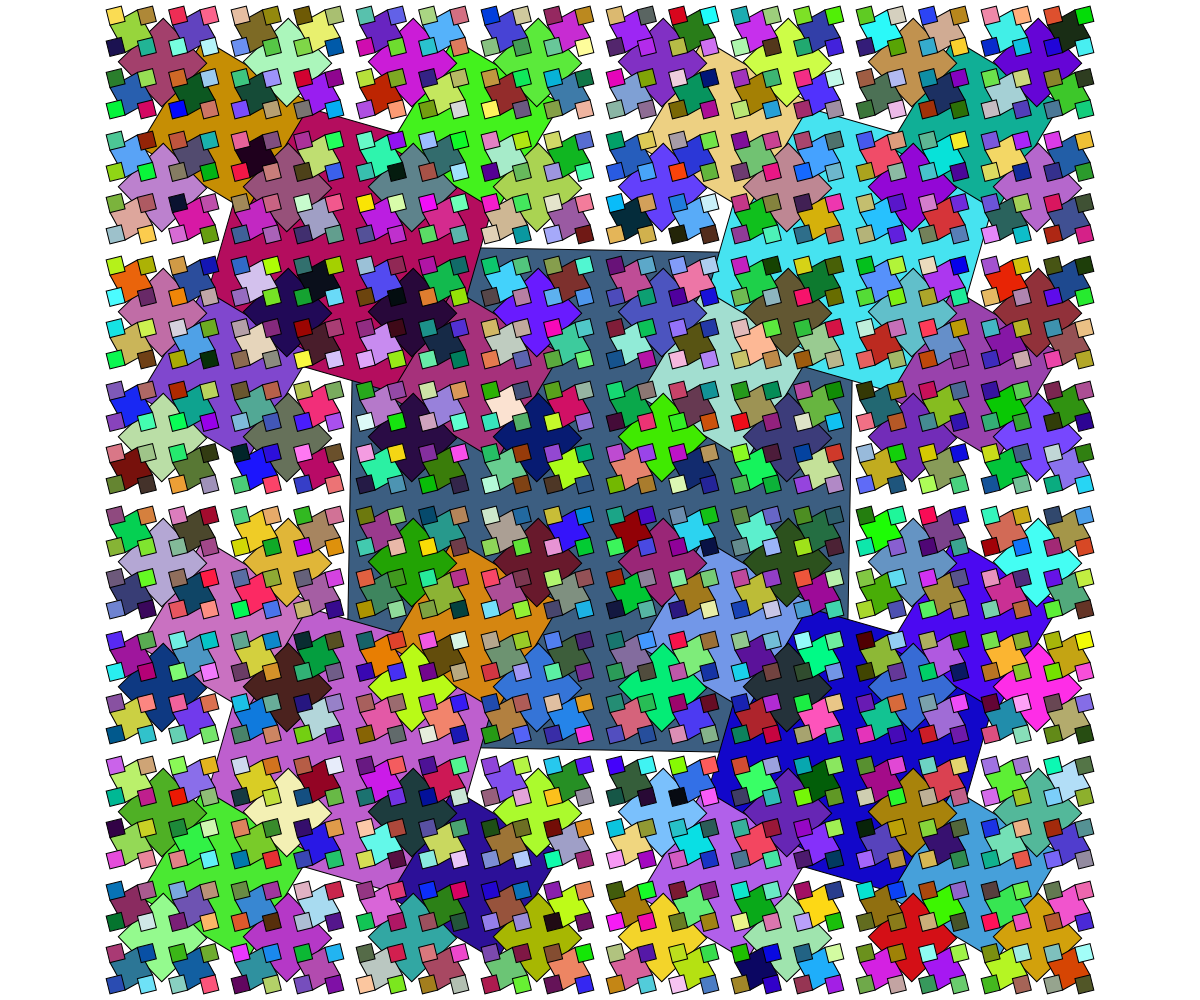
Frame 1 (no input)
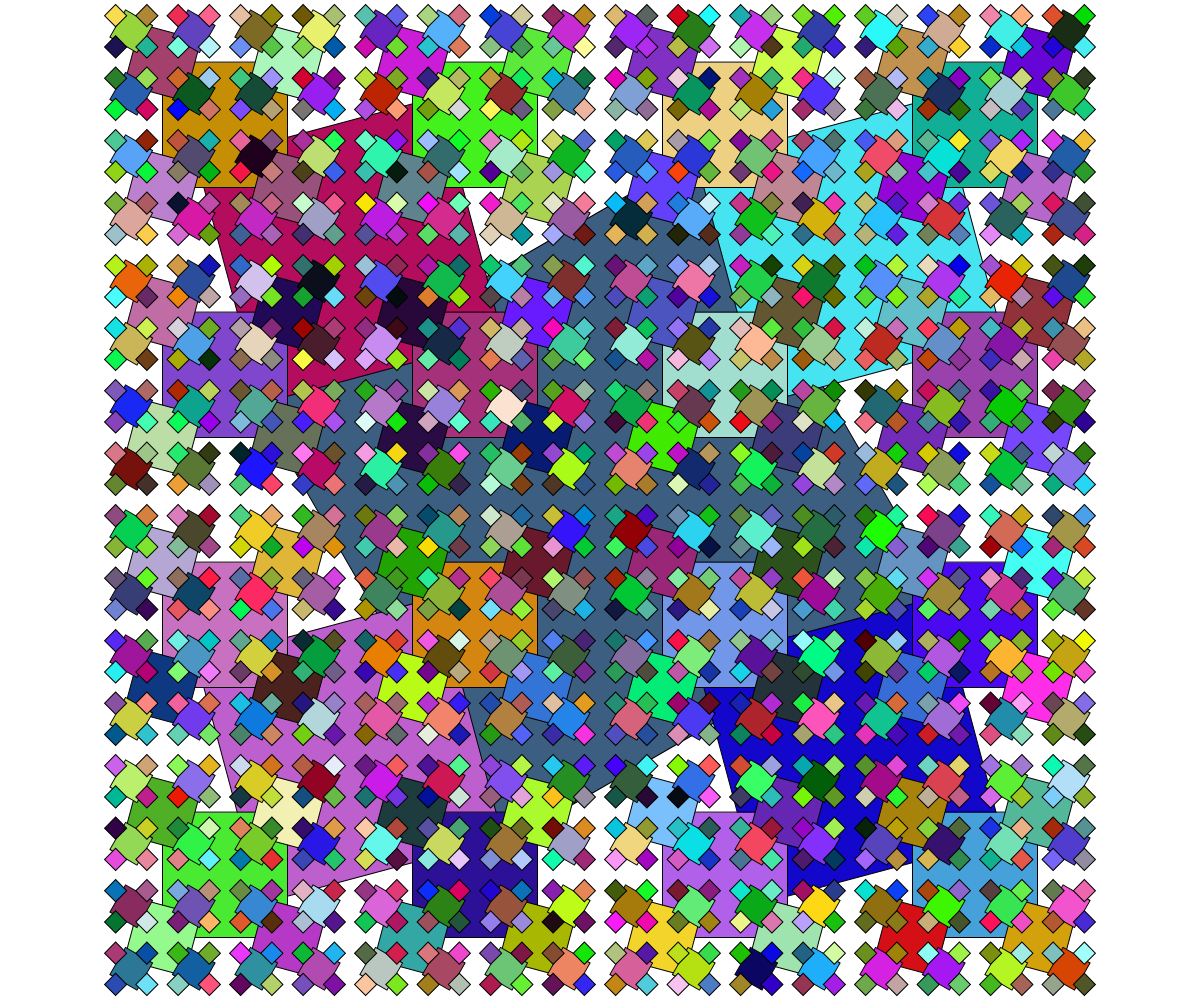
Frame 60 (no input)
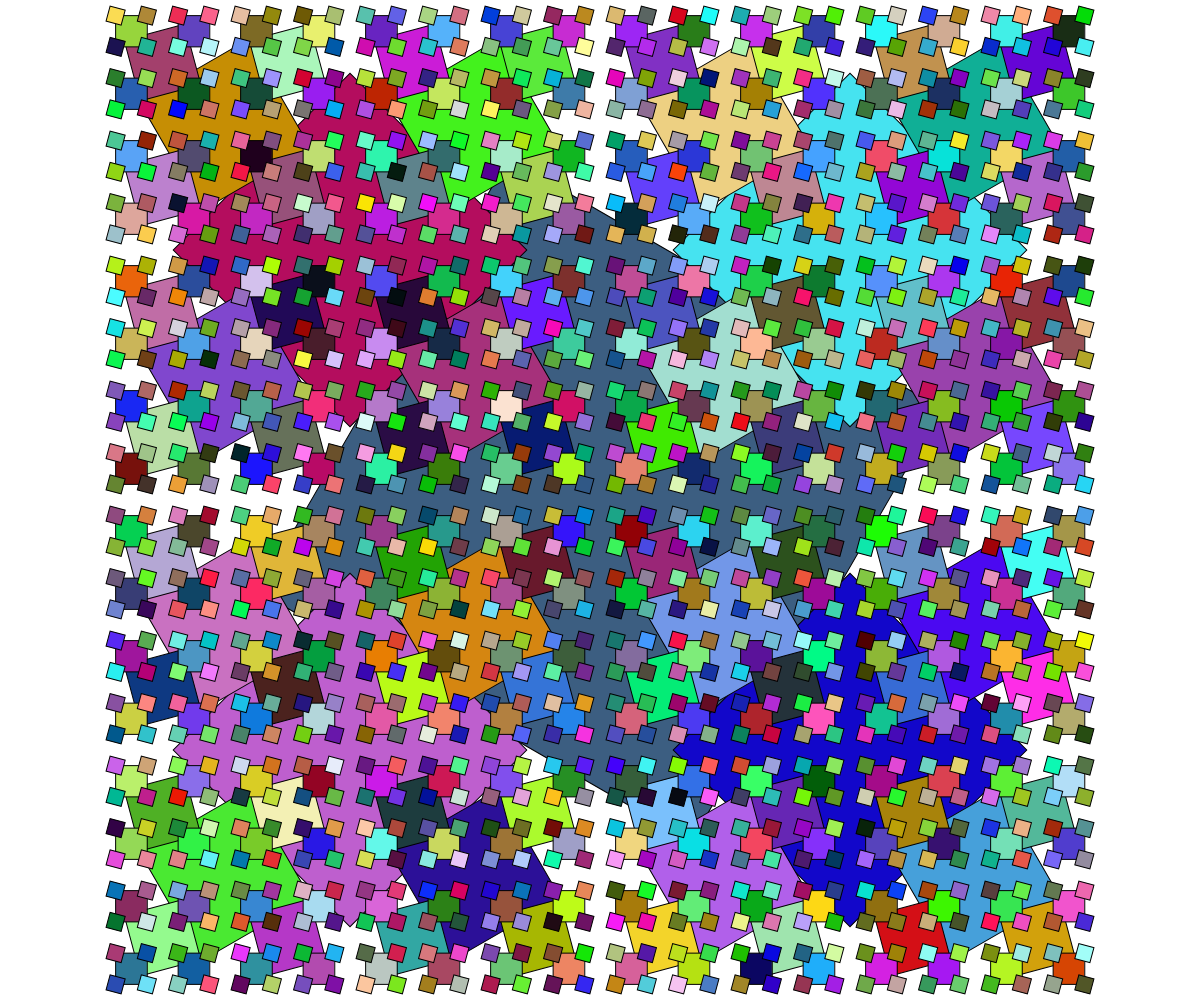
Frame 120 (the mouse pressed at the canvas centre since frame 60)

The p5.js sketch that drew these frames (run headless with seeded random() and noise() and a simulated clock; from frame 60 on, the mouse is pressed at the canvas centre):

// p5.js sketch
// ── sketch.js
// Recursions and Visualization 
// Vlad Atamanchuk
// Nov 22, 2023
//
// 


function setup() {
  createCanvas(windowWidth, windowHeight);
  //noLoop();
  
  // noFill();
  
}

function draw() {
  randomSeed(1);
  background(255);
  fractalRec(width/2,height/2, height*0.5,0);
  //circles(width/2,height/2,height*0.5);
  //cantor(width*0.1, height*0.3, width*0.8, 9);
  //cCircle(width/2,height/2,width);
}


function fractalRec(x,y,sideLen,angle){
  
  rectMode(CENTER);
  if(sideLen >10){
    push();
    translate(x,y);
    fill(random(255),random(255),random(255));
    rotate(radians(angle+frameCount));
    square(0,0,sideLen);
    pop();



    //recursive calls
    fractalRec(x-sideLen/2,y-sideLen/2, sideLen/2, angle + 15);
    fractalRec(x+sideLen/2,y-sideLen/2, sideLen/2, angle + 15);
    fractalRec(x-sideLen/2,y+sideLen/2, sideLen/2, angle + 15);
    fractalRec(x+sideLen/2,y+sideLen/2, sideLen/2, angle + 15);
  }

}



function circles(x,y,d){
  if(d > 2){
    circle(x,y,d);
    //recursive calls(s)
    circles(x-d/2, y, d/2);
    circles(x+d/2, y, d/2);
    circles(x, y + d/2 , d/2);

  }
  //Base case
}


function cantor(x,y,len, depth){
  if(depth > 1){
    line(x,y, x+len, y);
    rect(x,y,len, 10);
    cantor(x,y+20,len/3,depth-1);
    cantor(x+len*2/3, y+20, len/3, depth-1);
  
  }

}


function cCircle(x,y,d){
  if (d > 10){
    //do some work and recurse
    circle(x,y,d);
    let newD = map(mouseX,0,width,1.01,1.5);
    cCircle(x,y,d/newD);
  }
  //if false function ends(base case)
}
